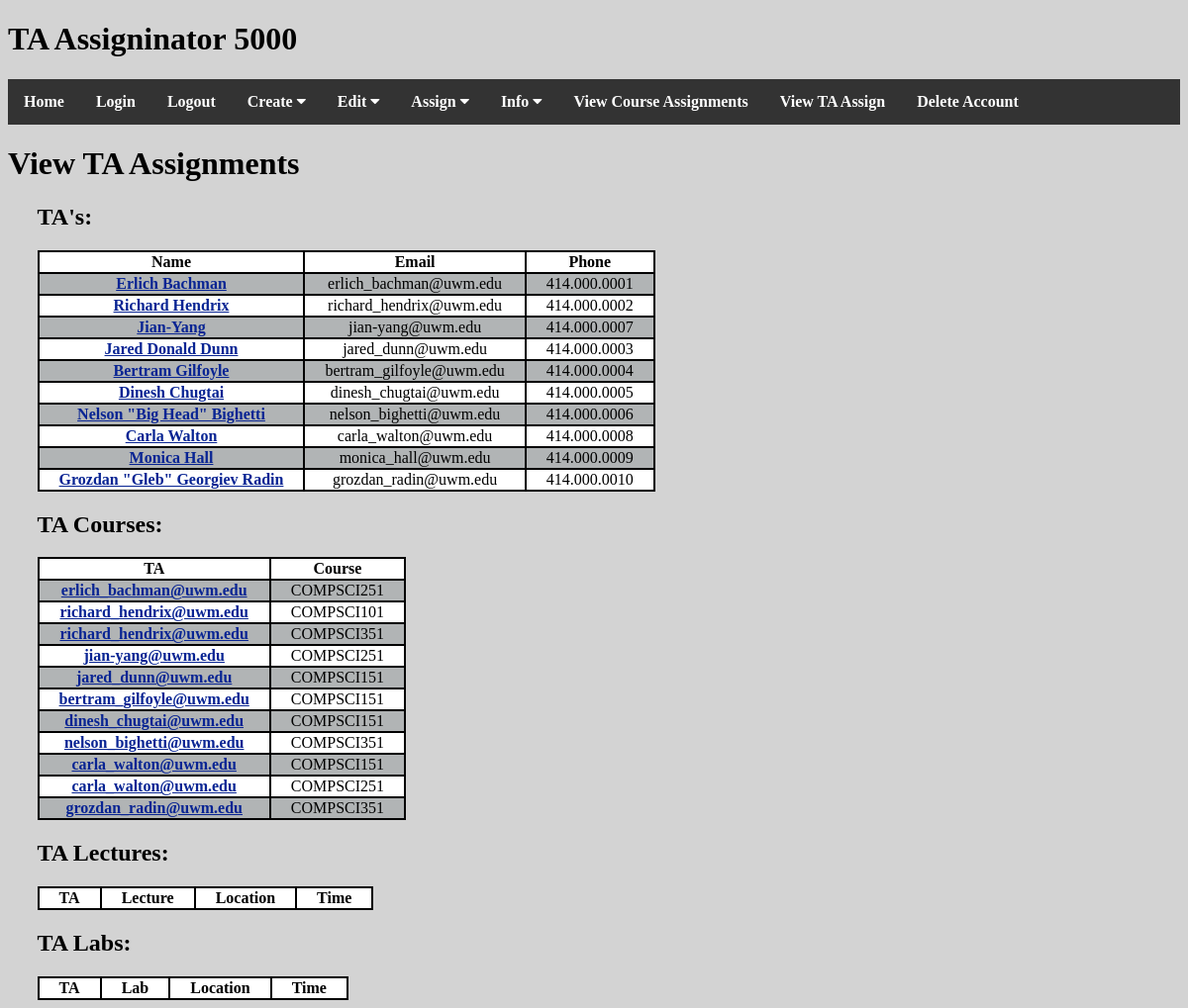
The app's page /view_ta_assign/ (signed in), older data.
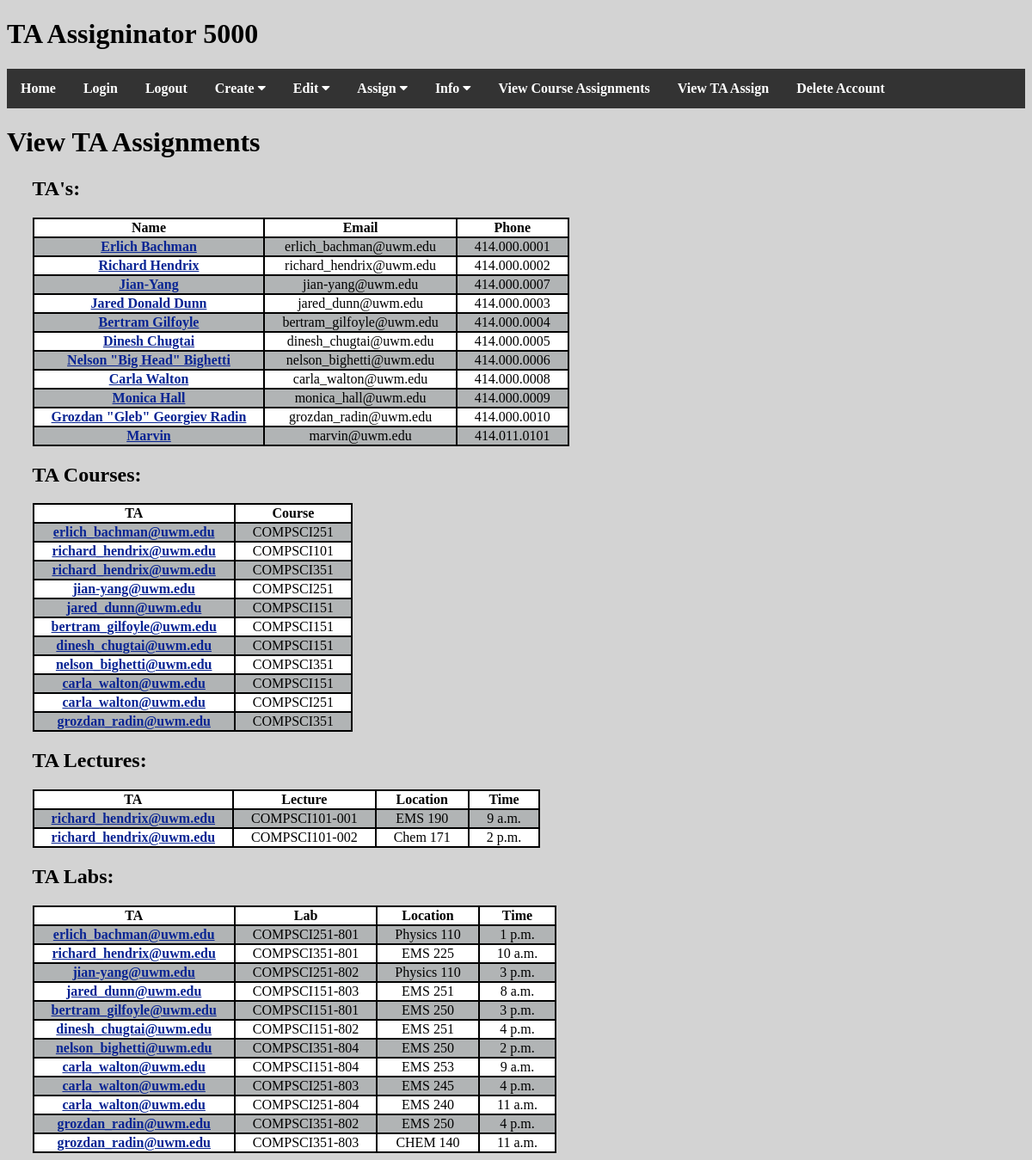
The same page, newer data.
### ta_assign/models.py (models this page shows)
class User(models.Model):
    email = models.CharField(max_length=50)
    password = models.CharField(max_length=20)
    phone = models.CharField(max_length=12, default="000.000.0000")
    name = models.CharField(max_length=50, default="DEFAULT")
    type = models.CharField(max_length=20, default="person")
    isLoggedOn = models.BooleanField(default=False)
    address = models.CharField(max_length=100, default="not set")

class TACourse(models.Model):
    course = models.ForeignKey(Course, on_delete=models.CASCADE)
    TA = models.ForeignKey(User, on_delete=models.CASCADE)

class Course(models.Model):
    course_department = models.CharField(max_length=8)
    course_id = models.PositiveSmallIntegerField(default=0)
    course_dept_id = models.CharField(max_length=9)
    num_lectures = models.PositiveSmallIntegerField(default=0)
    num_labs = models.PositiveSmallIntegerField(default=0)
    current_num_TA = models.PositiveSmallIntegerField(default=0)
    current_num_lectures = models.PositiveSmallIntegerField(default=0)
    current_num_labs = models.PositiveSmallIntegerField(default=0)

class Lecture(models.Model):
    instructor = models.CharField(max_length=50, default="no instructor")
    TA = models.CharField(max_length=50, default="no TA")
    course = models.ForeignKey(Course, on_delete=models.CASCADE)
    lecture_section = models.CharField(max_length=3)
    lecture_location = models.CharField(max_length=50, default="NOT SET")
    lecture_time = models.TimeField(default=datetime.time(00, 00))

class Lab(models.Model):
    TA = models.CharField(max_length=50, default="no TA")
    course = models.ForeignKey(Course, on_delete=models.CASCADE)
    lab_section = models.CharField(max_length=3)
    lab_location = models.CharField(max_length=50, default="NOT SET")
    lab_time = models.TimeField(default=datetime.time(00, 00))

### ta_assign/views.py (the view)
# urls.py: path('view_ta_assign/', ViewTAAssign.as_view(), name='ViewTAAssign1'),
class ViewTAAssign(View):
    @staticmethod
    def get(request):
        if not request.session.get("email"):
            messages.error(request, 'Please login first.')
            return redirect("Login1")
        account_type = request.session.get("type")
        if not account_type == "instructor" and not account_type == "ta":
            messages.error(request, 'You do not have access to this page.')
            return redirect("index1")
        tas = models.User.objects.filter(type="ta")
        courses = []
        lecs = []
        labs = []
        for ta in tas:
            for ta_courses in models.TACourse.objects.all():
                if ta_courses.TA.email == ta.email:
                    courses.append(ta_courses)
            for ta_lec in models.Lecture.objects.all():
                if ta_lec.TA == ta.email:
                    lecs.append(ta_lec)
            for ta_lab in models.Lab.objects.all():
                if ta_lab.TA == ta.email:
                    labs.append(ta_lab)
        return render(request, 'main/view_ta_assign.html', {"tas": tas, "courses": courses,
                                                                 "lecs": lecs, "labs": labs})

### templates/main/view_ta_assign.html
{% extends "base.html" %}
{% block content %}
    <h1>View TA Assignments</h1>
    <div class="access_info">
        <h2>TA's:</h2>
        <table>
            <tr class="heading">
                <td>Name</td>
                <td>Email</td>
                <td>Phone</td>
            </tr>
            {% for ta in tas %}
            <tr>
                <td><a href="{% url 'TA1' ta_email=ta.email %}">{{ ta.name }}</a></td>
                <td>{{ ta.email }}</td>
                <td>{{ ta.phone }}</td>
            </tr>
            {% endfor %}
        </table>
        <h2>TA Courses:</h2>
        <table>
            <tr class="heading">
                <td>TA</td>
                <td>Course</td>
            </tr>
            {% for cour in courses %}
            <tr>
                <td><a href="{% url 'TA1' ta_email=cour.TA.email %}">{{ cour.TA.email }}</a></td>
                <td>{{ cour.course.course_dept_id }}</td>
            </tr>
            {% endfor %}
        </table>
        <h2>TA Lectures:</h2>
        <table>
            <tr class="heading">
                <td>TA</td>
                <td>Lecture</td>
                <td>Location</td>
                <td>Time</td>
            </tr>
            {% for lec in lecs %}
            <tr>
                <td><a href="{% url 'TA1' ta_email=lec.TA %}">{{ lec.TA }}</a></td>
                <td>{{ lec.course.course_dept_id}}-{{ lec.lecture_section }}</td>
                <td>{{ lec.lecture_location }}</td>
                <td>{{ lec.lecture_time }}</td>
            </tr>
            {% endfor %}
        </table>
        <h2>TA Labs:</h2>
        <table>
            <tr class="heading">
                <td>TA</td>
                <td>Lab</td>
                <td>Location</td>
                <td>Time</td>
            </tr>
            {% for lab in labs %}
            <tr>
                <td><a href="{% url 'TA1' ta_email=lab.TA %}">{{ lab.TA }}</a></td>
                <td>{{ lab.course.course_dept_id }}-{{ lab.lab_section }}</td>
                <td>{{ lab.lab_location }}</td>
                <td>{{ lab.lab_time }}</td>
            </tr>
            {% endfor %}
        </table>
    </div>
{% endblock content %}

Row changes from the older to the newer data that the page shows:
added User: name "Marvin", email "marvin@uwm.edu", phone "414.011.0101"
now on this page (row edited): Lecture: TA "richard_hendrix@uwm.edu", course.course_dept_id "COMPSCI101", lecture_section "001", lecture_location "EMS 190", lecture_time "9 a.m."
now on this page (row edited): Lecture: TA "richard_hendrix@uwm.edu", course.course_dept_id "COMPSCI101", lecture_section "002", lecture_location "Chem 171", lecture_time "2 p.m."
now on this page (row edited): Lab: TA "erlich_bachman@uwm.edu", course.course_dept_id "COMPSCI251", lab_section "801", lab_location "Physics 110", lab_time "1 p.m."
now on this page (row edited): Lab: TA "richard_hendrix@uwm.edu", course.course_dept_id "COMPSCI351", lab_section "801", lab_location "EMS 225", lab_time "10 a.m."
now on this page (row edited): Lab: TA "jian-yang@uwm.edu", course.course_dept_id "COMPSCI251", lab_section "802", lab_location "Physics 110", lab_time "3 p.m."
now on this page (row edited): Lab: TA "jared_dunn@uwm.edu", course.course_dept_id "COMPSCI151", lab_section "803", lab_location "EMS 251", lab_time "8 a.m."
now on this page (row edited): Lab: TA "bertram_gilfoyle@uwm.edu", course.course_dept_id "COMPSCI151", lab_section "801", lab_location "EMS 250", lab_time "3 p.m."
now on this page (row edited): Lab: TA "dinesh_chugtai@uwm.edu", course.course_dept_id "COMPSCI151", lab_section "802", lab_location "EMS 251", lab_time "4 p.m."
now on this page (row edited): Lab: TA "nelson_bighetti@uwm.edu", course.course_dept_id "COMPSCI351", lab_section "804", lab_location "EMS 250", lab_time "2 p.m."
now on this page (row edited): Lab: TA "carla_walton@uwm.edu", course.course_dept_id "COMPSCI151", lab_section "804", lab_location "EMS 253", lab_time "9 a.m."
now on this page (row edited): Lab: TA "carla_walton@uwm.edu", course.course_dept_id "COMPSCI251", lab_section "803", lab_location "EMS 245", lab_time "4 p.m."
now on this page (row edited): Lab: TA "carla_walton@uwm.edu", course.course_dept_id "COMPSCI251", lab_section "804", lab_location "EMS 240", lab_time "11 a.m."
now on this page (row edited): Lab: TA "grozdan_radin@uwm.edu", course.course_dept_id "COMPSCI351", lab_section "802", lab_location "EMS 250", lab_time "4 p.m."
now on this page (row edited): Lab: TA "grozdan_radin@uwm.edu", course.course_dept_id "COMPSCI351", lab_section "803", lab_location "CHEM 140", lab_time "11 a.m."
